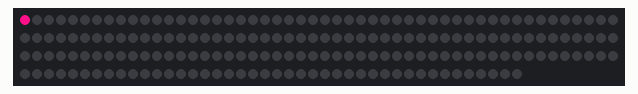
The sketch below on a simulated Arduino Uno, built with avr-gcc and run on an emulated ATmega328P. Shown: 192 RGB LEDs in strip order, left to right, continuing on the next row.

Above: at 1.15 s.
At 1.75 s:
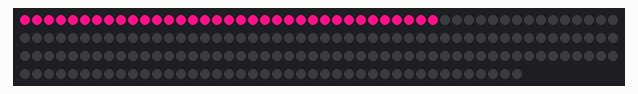
At 2.66 s:
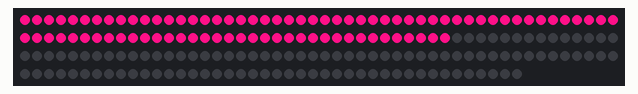
At 3.26 s:
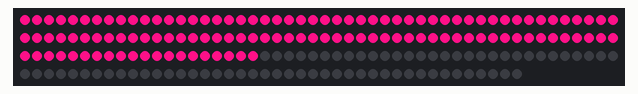
At 4.16 s:
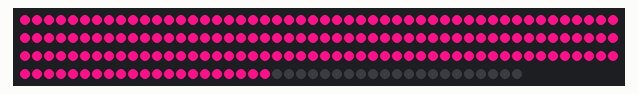

The sketch:

neobob.ino
```cpp
#include "Adafruit_NeoPixel.h"

/*
 * neobob
 * Copyright (C) Christian Völlinger  2015
 *
 * neobob is free software: you can redistribute it and/or modify it
 * under the terms of the GNU General Public License as published by the
 * Free Software Foundation, either version 3 of the License, or
 * (at your option) any later version.
 *
 * neobob is distributed in the hope that it will be useful, but
 * WITHOUT ANY WARRANTY; without even the implied warranty of
 * MERCHANTABILITY or FITNESS FOR A PARTICULAR PURPOSE.
 * See the GNU General Public License for more details.
 *
 * You should have received a copy of the GNU General Public License along
 * with this program.  If not, see <http://www.gnu.org/licenses/>.
 */

#define RED    0xFF0000
#define GREEN  0x00FF00
#define BLUE   0x0000FF
#define YELLOW 0xFFFF00
#define PINK   0xFF1088
#define ORANGE 0xE05800
#define WHITE  0xFFFFFF
#define BLACK  0x000000

#define PIN 13 // Datapin
#define NOLEDS 192
#define TIMEOUT_MS 1000

enum myState {
  Start = 0,
  Head_2 = 1,
  Data = 2,
  Show = 3
};


Adafruit_NeoPixel strip = Adafruit_NeoPixel(NOLEDS, PIN, NEO_GRB + NEO_KHZ800);
int rec, pos;
myState state;
boolean show;
char buf[6];
const int SHOWDELAY_MIRCO = (NOLEDS * 8 * 20 / 16) + 200; // 20Cycles per bit @ 16MHz & 800kHz
const char head[] = {0x41, 0x64, 0x61, 0x00, 0xC7, 0x92};
unsigned long timeoutmark = 0;

void setup()
{
  delay(1000);
  state = Start;
  show = true;
  timeoutmark = millis();

  strip.begin();
  // Initialize all pixels to 'off'
  colorWipe(PINK, 10);
  colorWipe(BLACK, 0);
  strip.show();
  delayMicroseconds(SHOWDELAY_MIRCO);

  // Tested and works with 500,000 baud (Arduino ProMini with FTDI & boblight@linux)
  Serial.begin(500000);

  // avoid using the loop function
  for(;;) {
    switch(state) {
      case Start:
        if(Serial.available() > 0) {
          rec = Serial.read();
          if(rec == head[0]) state = Head_2;
        }
        break;

      case Head_2:
        if(Serial.available() > sizeof(head) - 2) {
          Serial.readBytes(buf, sizeof(head) - 1);
          for(int p = 0; p < sizeof(head) - 1; p++) {
            if(buf[p] == head[p+1]) {
             state = Data;
             pos = 0;
            }
            else {
             state = Start;
             break;
            }
          }
        }
        break;

      case Data:
        if(pos >= NOLEDS) {
          state = Show;
        }
        else if(Serial.available() > 2) {
          Serial.readBytes(buf, 3);
          strip.setPixelColor(pos++, buf[0], buf[1], buf[2]);
        }
        break;

      case Show:
        strip.show();
        delayMicroseconds(SHOWDELAY_MIRCO);
        timeoutmark = millis();
        state = Start;
        break;
    }

    // If we received no data for more than TIMEOUT_MS, set all pixels to black
    if(millis()  - timeoutmark > TIMEOUT_MS) {
      colorWipe(BLACK, 0);
      state = Show;
    }
  }
}

void colorWipe(uint32_t color, int wait)
{
  for (int i=0; i < NOLEDS; i++) {
    strip.setPixelColor(i, color);
    if(wait > 0) {
      strip.show();
      delay(wait);
    }
  }
}

void loop()
{
}
```
